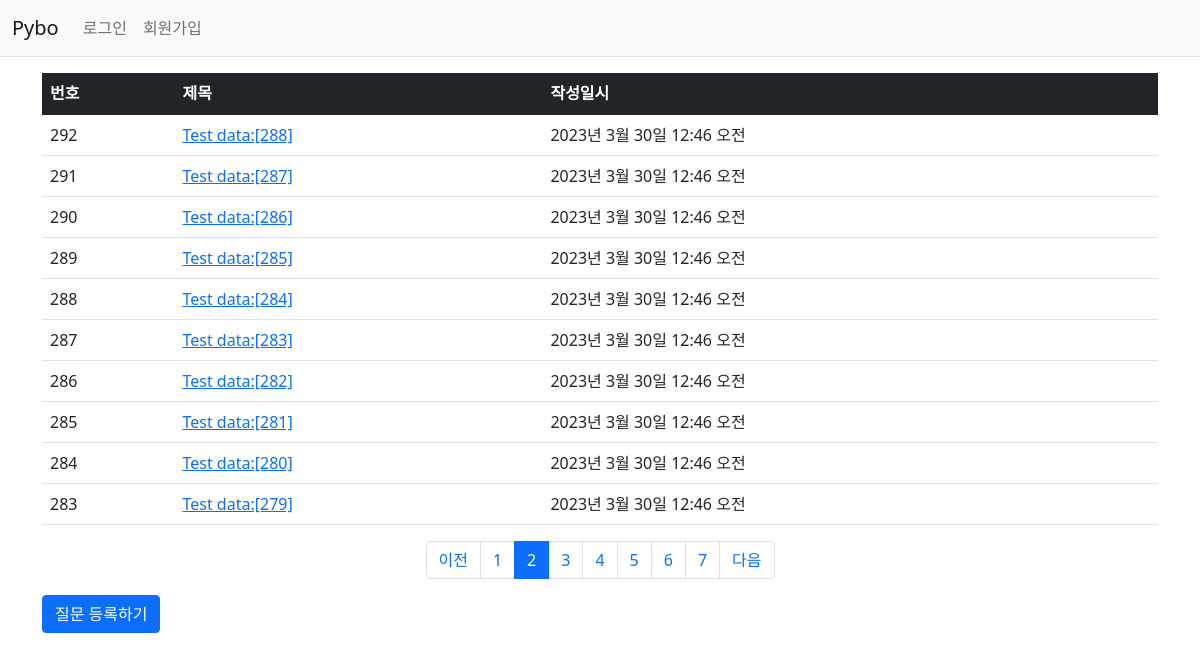
Page /pybo/?page=2 on the committed database.
### pybo/models.py (models this page shows, shortened)
class Question(models.Model):
    author = models.ForeignKey(User, on_delete=models.CASCADE, related_name='author_question')  # question author
    subject = models.CharField(max_length=200)
    content = models.TextField()
    create_date = models.DateTimeField()
    modify_date = models.DateTimeField(null=True, blank=True)   # modified date
    voter = models.ManyToManyField(User, related_name='voter_question')    # 질문 추천인 추가. ManyToManyField = DB N:N relation

### pybo/views/base_views.py (the view)
# urls.py: path('', base_views.index, name='index'),    # '/'에 해당되는 path. 즉 http://localhost:8080/
def index(request):
    page = request.GET.get('page', '1')  # 페이지. # GET방식으로 호출된 url에서 page값을 가져올 때 사용됨
    question_list = Question.objects.order_by('-create_date')
    paginator = Paginator(question_list, 10)  # 페이지당 10개씩 보여주기
    page_obj = paginator.get_page(page)
    context = {'question_list': page_obj}   # question_list는 페이징 객체(page_obj)
    return render(request, 'pybo/question_list.html', context)

### pybo/templatetags/pybo_filter.py (called while the page is built)
@register.filter
def sub(value, arg):
    return value - arg

### templates/pybo/question_list.html (shortened to what this page needs)
{%  extends 'base.html' %}
{% load pybo_filter %}
{% block content %}
<div class="container my-3">
    <table class="table">
        <thead>
        <tr class="table-dark">
            <th>번호</th>
            <th>제목</th>
            <th>작성일시</th>
        </tr>
        </thead>
        <tbody>
        {% if question_list %}
        {% for question in question_list %}
        <tr>
            <td>
                {{ question_list.paginator.count|sub:question_list.start_index|sub:forloop.counter0|add:1 }}
            </td>
            <td>
                <a href="{% url 'pybo:detail' question.id %}">{{ question.subject }}</a>
            </td>
            <td>{{ question.create_date }}</td>
        </tr>
        {% endfor %}
        {% else %}
        <tr>
            <td colspan="3">질문이 없습니다.</td>
        </tr>
        {% endif %}
        </tbody>
    </table>
    <ul class="pagination justify-content-center">
        {% if question_list.has_previous %}
        <li class="page-item">
            <a class="page-link" href="?page={{ question_list.previous_page_number }}">이전</a>
        </li>
        {% else %}
        <li class="page-item disabled">
            <a class="page-link" tabindex="-1" aria-disabled="true" href="#">이전</a>
        </li>
        {% endif %}
        {% for page_number in question_list.paginator.page_range %}
        {% if page_number >= question_list.number|add:-5 and page_number <= question_list.number|add:5 %}
        {% if page_number == question_list.number %}
        <li class="page-item active" aria-current="page">
            <a class="page-link" href="?page={{ page_number }}">{{ page_number }}</a>
        </li>
        {% else %}
        <li class="page-item">
            <a class="page-link" href="?page={{ page_number }}">{{ page_number }}</a>
        </li>
        {% endif %}
        {% endif %}
        {% endfor %}
        {% if question_list.has_next %}
        <li class="page-item">
            <a class="page-link" href="?page={{ question_list.next_page_number }}">다음</a>
        </li>
        {% else %}
        <li class="page-item disabled">
            <a class="page-link" tabindex="-1" aria-disabled="true" href="#">다음</a>
        </li>
        {% endif %}
    </ul>
    <a href="{% url 'pybo:question_create' %}" class="btn btn-primary">질문 등록하기</a>
</div>
{% endblock %}

### rows in the picture
Question: paginator.count|sub "292", subject "Test data:[288]", create_date "2023년 3월 30일 12:46 오전"
Question: paginator.count|sub "291", subject "Test data:[287]", create_date "2023년 3월 30일 12:46 오전"
Question: paginator.count|sub "290", subject "Test data:[286]", create_date "2023년 3월 30일 12:46 오전"
Question: paginator.count|sub "289", subject "Test data:[285]", create_date "2023년 3월 30일 12:46 오전"
Question: paginator.count|sub "288", subject "Test data:[284]", create_date "2023년 3월 30일 12:46 오전"
Question: paginator.count|sub "287", subject "Test data:[283]", create_date "2023년 3월 30일 12:46 오전"
Question: paginator.count|sub "286", subject "Test data:[282]", create_date "2023년 3월 30일 12:46 오전"
Question: paginator.count|sub "285", subject "Test data:[281]", create_date "2023년 3월 30일 12:46 오전"
Question: paginator.count|sub "284", subject "Test data:[280]", create_date "2023년 3월 30일 12:46 오전"
Question: paginator.count|sub "283", subject "Test data:[279]", create_date "2023년 3월 30일 12:46 오전"

### other values in the picture
{{ page_number }} "1" "3" "4" "5" "6" "7"
{{ page_number }} "2"
